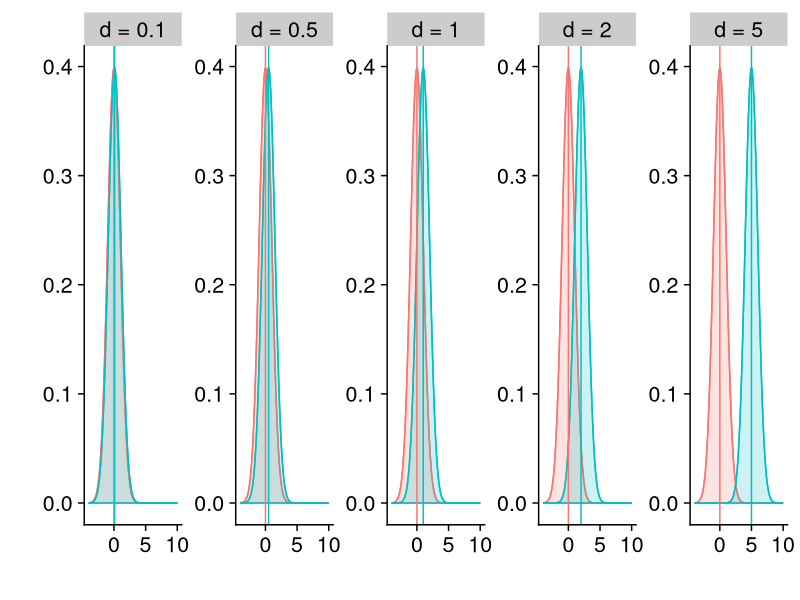
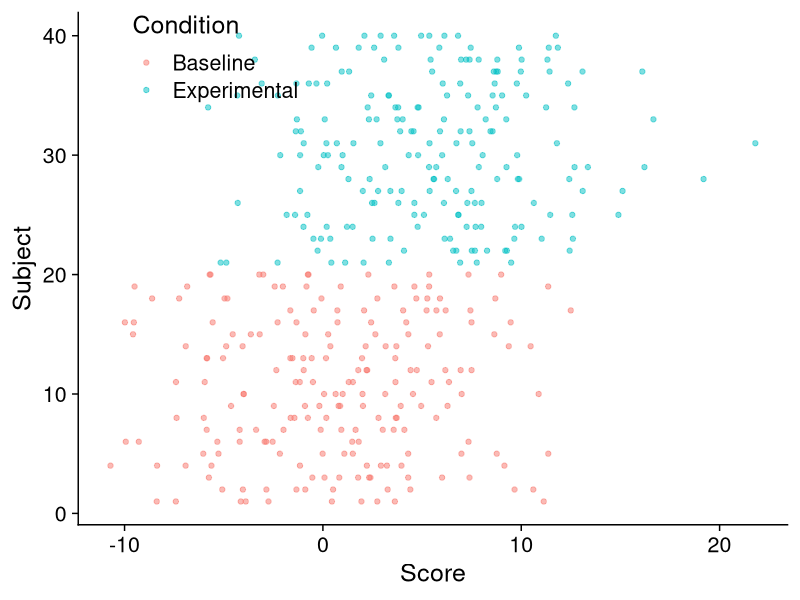
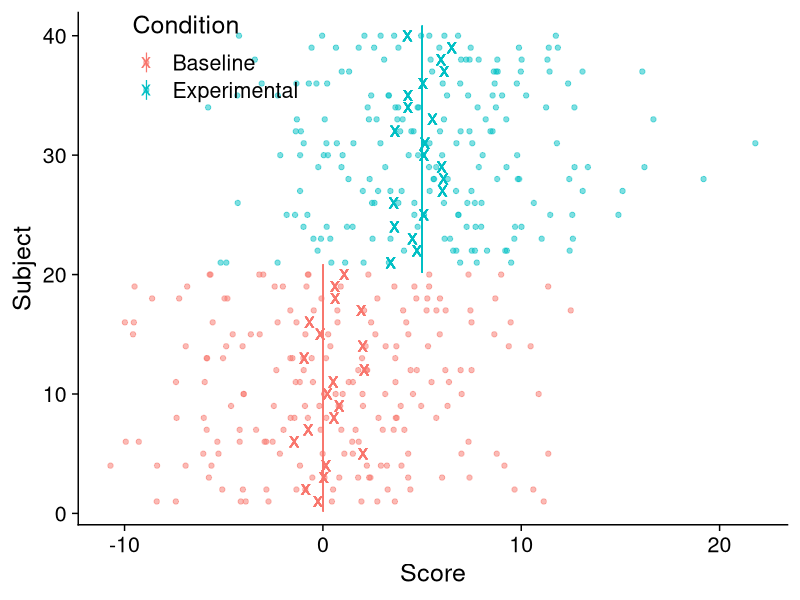
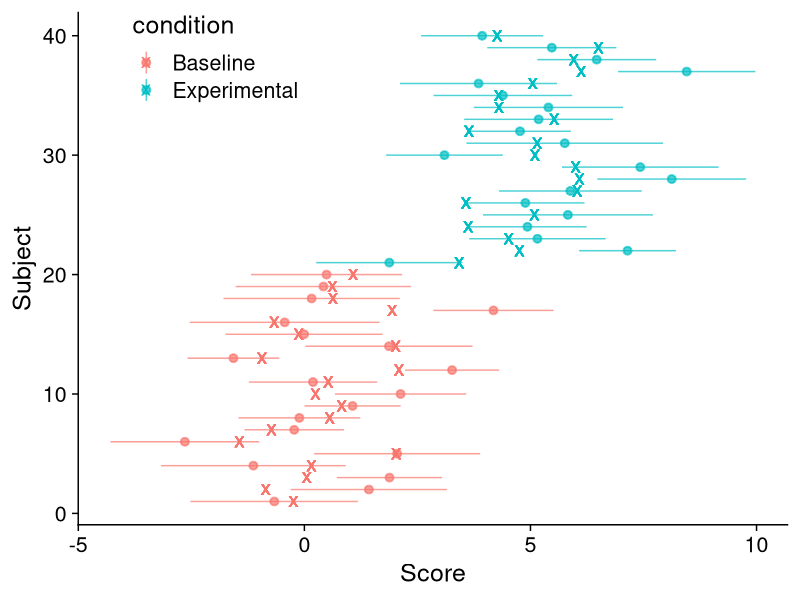
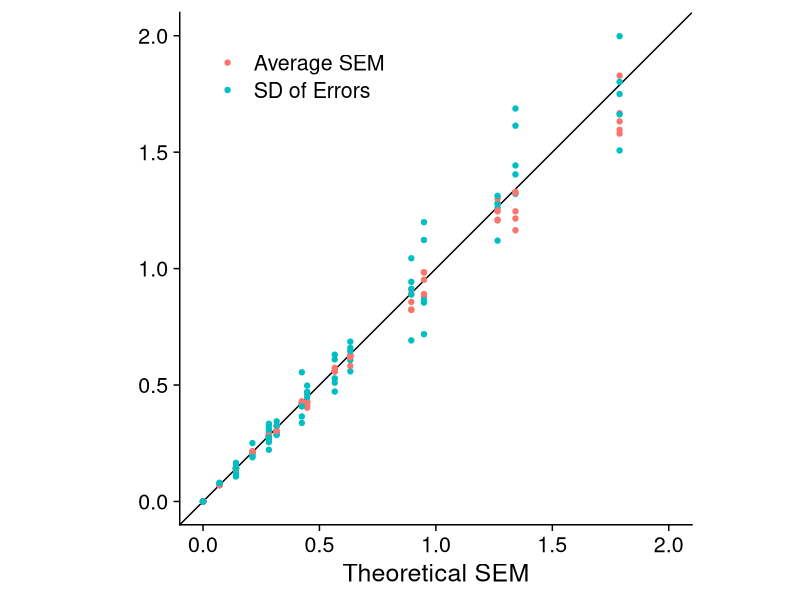
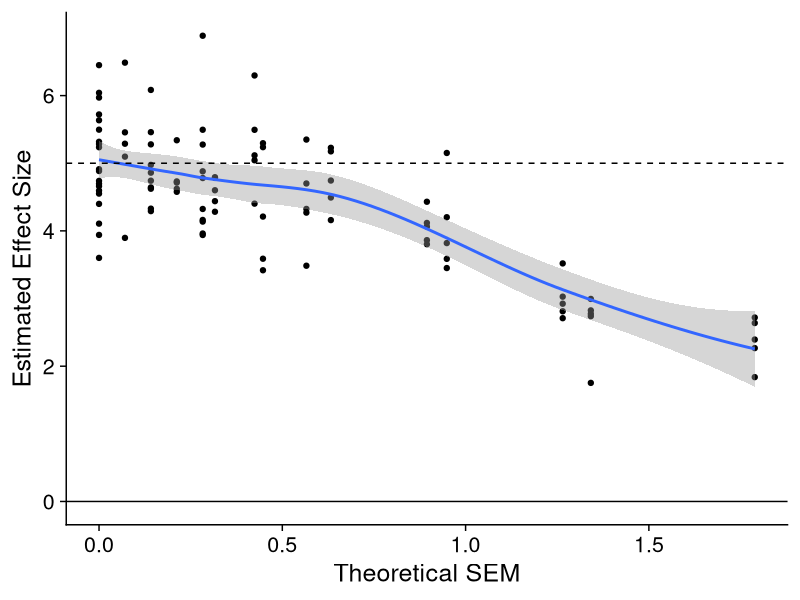

These figures' R source, in order: (Note: this script raises an error after producing the figures.)
## ---- chunk 1
suppressPackageStartupMessages(library(tidyverse))
theme_set(cowplot::theme_cowplot(font_size=18))
lgnd = function(x, y){
  theme(legend.position = c(x, y),
        legend.justification = c(x, y))
}
## ---- chunk 2
d.values = c(.1, .5, 1, 2, 5)
x.values = seq(-4, 10, .1)
dfs = map_df(d.values, function(d){
  density1 = dnorm(x.values, 0, 1)
  density2 = dnorm(x.values, d, 1)
  data.frame(
    x=x.values,
    Group.1 = density1,
    Group.2= density2,
    d = d
  )
}) %>%
  mutate(D = str_glue('d = {d}'))

result = dfs %>% gather(Group, density, Group.1, Group.2)
means = result %>% group_by(D, Group) %>% summarise(d = mean(d)) %>%
  mutate(d = ifelse(Group=='Group.1', 0, d))

ggplot(result, aes(x, density, color=Group, fill=Group)) +
  geom_path() + geom_ribbon(mapping=aes(ymax=density, ymin=0), alpha=.2) +
  geom_vline(data = means, mapping=aes(xintercept=d, color=Group)) +
  facet_wrap(~D, scales='free', ncol=5) +
  labs(x='', y='') +
  theme(legend.position = 'none')
## ---- chunk 3
simulate.data = function(n.subs.per.cond = 20,
                         n.trials.per.cond = 10,
                         sd.subs = 2,
                         sd.trials = 2,
                         mu.1 = 0,
                         mu.2 = 5) {
  n.subs = 2 * n.subs.per.cond
  condition.label.vec = rep(c('Baseline', 'Experimental'), each=n.subs.per.cond)
  condition.mean.vec = rep(c(mu.1, mu.2), each=n.subs.per.cond)
  subject.mean.vec = rnorm(n.subs, condition.mean.vec, sd.subs)

  subj.data = data.frame(
    condition = condition.label.vec, 
    condition.mean = condition.mean.vec,
    subject.mean = subject.mean.vec,
    subject = 1:n.subs
  )
  data = subj.data %>%
    mutate(x = map(subject.mean, function(m) rnorm(n.trials.per.cond, m, sd.trials))) %>%
    unnest(x)
  return(data)
}

true.sd.x = 5
true.sd.s = 1
true.m = 10
mu.experimental = 5
data = simulate.data(n.trials.per.cond = true.m, 
                     sd.trials = true.sd.x,
                     sd.subs = true.sd.s,
                     mu.2 = mu.experimental)
## ---- chunk 4
g = ggplot(data, aes(subject, x, color=condition)) +
  geom_point(alpha=.5) +
  lgnd(.1, 1) +
  coord_flip() +
  labs(x='Subject', y='Score', color='Condition')
g
## ---- chunk 5
g2 = g + geom_point(mapping=aes(y=subject.mean), shape='x', size=5) +
  geom_point(mapping=aes(y=condition.mean), shape='|', size=5)
g2
## ---- chunk 6
ggplot(data, aes(subject, x, color=condition)) +
  stat_summary(fun.data=mean_se, alpha=.7) +
  geom_point(mapping=aes(y=subject.mean), shape='x', size=5) +
  lgnd(.1, 1) +
  coord_flip() +
  labs(x='Subject', y='Score')
## ---- chunk 7
get.subject.means = function(data){
data %>%
  group_by(condition, subject) %>%
  summarise(mean.score = mean(x),
            true.score  = mean(subject.mean),
            sem = sd(x) / sqrt(n())) %>%
  mutate(error = mean.score - true.score)  
}
subject.means = get.subject.means(data)
## ---- chunk 8
mean(subject.means$error)
## ---- chunk 9
sd(subject.means$error)
mean(subject.means$sem)
theoretical.sem = true.sd.x / sqrt(true.m)
theoretical.sem
## ---- chunk 10
mu.experimental / true.sd.s
## ---- chunk 11
calculate.cohens.d = function(subject.means){
  cond.means = subject.means %>% 
    group_by(condition) %>% 
    summarise(mean = mean(mean.score), sd=sd(mean.score))
  d.raw = diff(cond.means$mean)
  pooled.sd = mean(cond.means$sd)
  d.raw / pooled.sd
}
calculate.cohens.d(subject.means)
## ---- chunk 12
wrap.sim = function(sd.trials, n.trials){
  df = simulate.data(sd.trials=sd.trials, 
                     n.trials.per.cond = n.trials,
                     mu.2 = mu.experimental, sd.subs = true.sd.s)
  subject.means = df %>%
    group_by(condition, subject) %>%
    summarise(mean.score = mean(x),
              true.score  = mean(subject.mean),
              sem = sd(x) / sqrt(n())) %>%
    mutate(error = mean.score - true.score)
  results = data.frame(
    sd.error = sd(subject.means$error),
    obs.sem = mean(subject.means$sem),
    theoretical.sem = sd.trials / sqrt(n.trials),
    estimated.d = calculate.cohens.d(subject.means)
  )
  results
}
grid.data = expand.grid(sd.trials=c(0, 1, 2, 3, 4), 
                        n.trials=c(5, 10, 50, 200), 
                        ix=1:5)
grid.data$results = with(grid.data, map2(sd.trials, n.trials, wrap.sim))
results = unnest(grid.data, results)
## ---- chunk 13
plot.results = results %>%
  pivot_longer(cols = c(obs.sem, sd.error)) %>%
  mutate(name = ifelse(name=='obs.sem', 'Average SEM', 'SD of Errors'))
ggplot(plot.results, aes(theoretical.sem, value, color=name)) +
  geom_abline() +
  geom_point() +
  coord_fixed(xlim=c(0, 2), ylim=c(0, 2)) +
  lgnd(.1, 1) +
  labs(color='', x='Theoretical SEM', y='')
## ---- chunk 14
ggplot(results, aes(theoretical.sem, estimated.d)) +
  geom_point() +
  stat_smooth(method='loess') +
  labs(x='Theoretical SEM', y='Estimated Effect Size') +
  geom_hline(yintercept=mu.experimental / true.sd.s, linetype='dashed') +
  geom_hline(yintercept=0, linetype='solid')
## ---- chunk 15
library(lme4)
lmm = lmer(x ~ -1 + condition + (1|subject), data=data)
summary(lmm)
## ---- chunk 16
estimates = broom::tidy(lmm)
estimates$true.values = c(0, mu.experimental, true.sd.s, true.sd.x)
estimates
## ---- chunk 17
power.calculation = function(d, n, alpha=.05){
  # Adapted from pwr::pwr.t.test
  nu    = (n - 1) * 2
  t.critical    = qt(alpha/2, nu, lower = FALSE)
  power = pt(t.critical, nu, ncp = sqrt(n/2) * d, lower = FALSE) + 
    pt(-t.critical, nu, ncp = sqrt(n/2) * d, lower = TRUE)
  power
}

df = expand.grid(d = seq(0, 2, .05),
                 n = c(5, 10, 50, 200))
df$power = pmap_dbl(df, power.calculation)

ggplot(df, aes(d, power, color=factor(n))) +
  geom_path() +
  coord_cartesian(ylim=c(0, 1)) +
  geom_hline(yintercept=c(0, .05, 1), 
             linetype=c('dashed', 'dotted', 'dashed')) +
  # lgnd(.05, .9) +
  labs(x='Effect size (d)', y='Power', color='Sample size') +
  scale_y_continuous(labels = scales::percent)
## ---- chunk 18
mu.experimental.weak = 1.
data.weak = simulate.data(n.trials.per.cond = true.m, 
                          sd.trials = true.sd.x,
                          sd.subs = true.sd.s,
                          mu.2 = mu.experimental.weak)
subject.means.weak = get.subject.means(data.weak)

ggplot(data.weak, aes(subject, x, color=condition)) +
  geom_point(alpha=.5) +
  lgnd(.01, 1) +
  coord_flip() +
  labs(x='Subject', y='Score', color='Condition', 
       title='Weak Effect (x shows true scores per subject)') + 
  geom_point(mapping=aes(y=subject.mean), shape='x', size=5) +
  geom_point(mapping=aes(y=condition.mean), shape='|', size=5)
## ---- chunk 19
ggplot(subject.means.weak,  aes(mean.score, fill=condition)) +
  geom_histogram(position = 'identity', alpha=.5) +
  facet_wrap(~condition, ncol = 1) +
  theme(legend.position='none')
## ---- chunk 20
calculate.cohens.d(subject.means.weak)
## ---- chunk 21
t.test(mean.score ~ condition, data=subject.means.weak)
## ---- chunk 22
# library(brms)
# bmm = brm(x ~ condition + (1|subject), data=data)
# summary(bmm)
